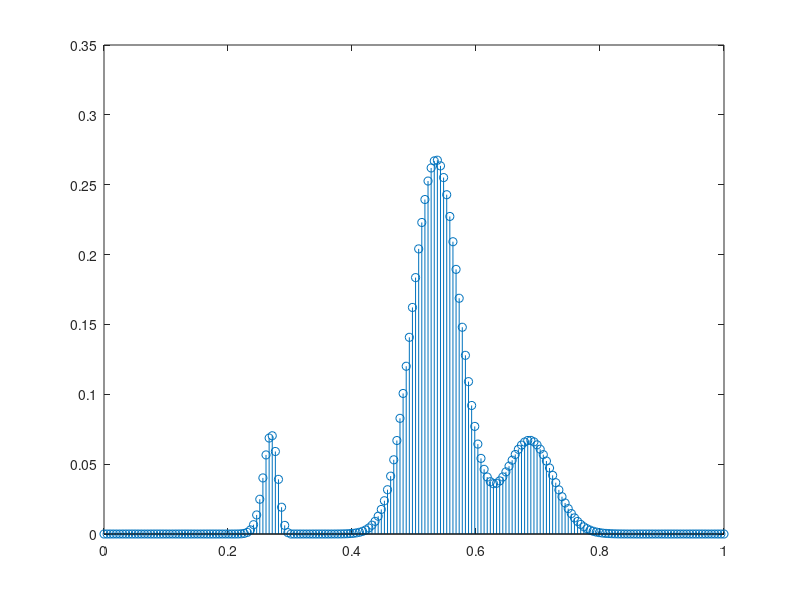
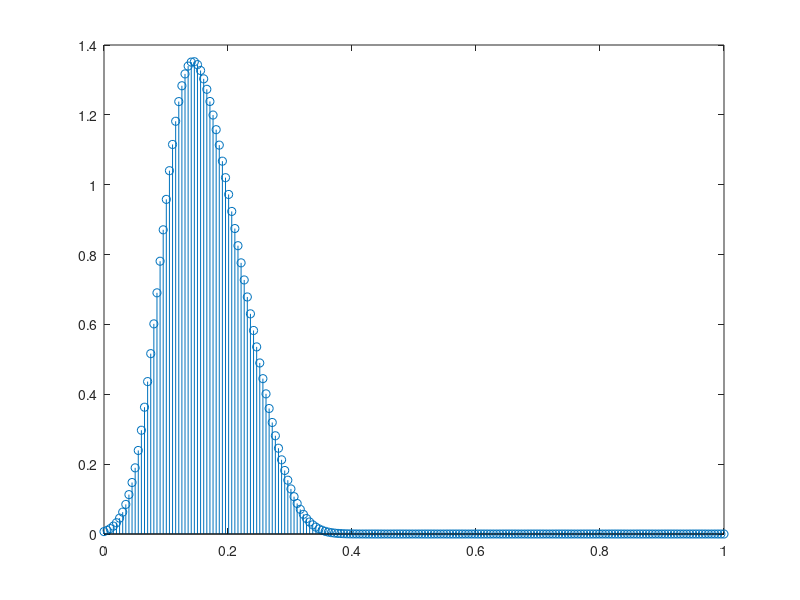

The MATLAB script that drew these images, in order:
%% PUNTO 3
clc 

n = 200;
t = 1;
c = -1.5;

%PUNTO 3
f = @(x) 0.4*exp(-300*(x-0.5).^2) + 0.1*exp(-300*(x-0.65).^2);

U0_X = zeros(n,1);
shiftMatrix = zeros(n,n);
row = 1;
I = eye(n);


%MATRIZ DE U CON T = 0 
for i = 0.0 :0.005: 1
   if i ~= t
    U0_X(row, 1) = f(i);
    row = row + 1; 
   end
end


%MATRIZ DE FORWARD
for i = 1.0: 1.0 :n
   if i ~= n 
    shiftMatrix(i, i+1) = 1;
   end
end

%U = -c*(shiftMatrix*U0_X) + (c+1)*U0_X
%ONE SIDED METHOD
for i = 0.0: 0.005 : t
    U = -c*(shiftMatrix*U0_X) + (c+1)*U0_X;
    U0_X = U;
end

figure
X = linspace(0,1,200);
if (t == 0)
    Y = f(X);
else 
    Y = abs(U);
end
stem(X,Y)


%% PUNTO 5

n = 200;
t = 0.3;
c = 0.5;

%PUNTO 3
f = @(x) 0.4*exp(-300*(x-0.5).^2) + 0.1*exp(-300*(x-0.65).^2);

%PUNTO 6    

% f = @(x) 1 - (x-0.7)/(0.1) %|x-0.7| <= 0.1
% 

U0_X = zeros(n,1);
U0_Xm1 = zeros(n,1);
shiftMatrix = zeros(n,n);
row = 1;
I = eye(n);


%MATRIZ DE U CON T = 0 
for i = 0.0 :0.005: 1
   if i ~= t
    U0_X(row, 1) = f(i);
    row = row + 1; 
   end
end


%MATRIZ DE FORWARD
for i = 1.0: 1.0 :n
   if i ~= n 
    shiftMatrix(i, i+1) = 1;
   end
end

%U = -c*(shiftMatrix*U0_X) + (c+1)*U0_X
% LAX-WENDROFF METHOD
for i = 0.0: 0.005 : t
    U = 1/2*c*(c-1)*(shiftMatrix*U0_X) - (c^2 - 1)*U0_X + 1/2 * c*(c+1) * U0_Xm1; 
    U0_X = U;
    U0_Xm1 = U0_X;
end


% figure
% X = linspace(0,1,200);
% Y = f(X);
% stem(X,Y)

figure
X = linspace(0,1,200);
if (t == 0)
    Y = f(X);
else 
    Y = abs(U);
end
stem(X,Y)

%% PUNTO 6

n = 200;
t = 1;
c = -0.5;

f = @(x) 1 - (x-0.7)/(0.1); %|x-0.7| <= 0.1


U0_X = zeros(n,1);
U0_Xm1 = zeros(n,1);
shiftMatrix = zeros(n,n);
row = 1;
I = eye(n);



%MATRIZ DE U CON T = 0 
for i = 0.0 :0.005: 1
   if i ~= t
    if (abs(i-0.7)<= 0.1)
        U0_X(row, 1) = f(i);
    else
        U0_X(row, 1) = 0
    end   
    row = row + 1; 
   end
end


%MATRIZ DE FORWARD
for i = 1.0: 1.0 :n
   if i ~= n 
    shiftMatrix(i, i+1) = 1;
   end
end


% LAX-WENDROFF METHOD
% for i = 0.0: 0.005 : t
%     U = 1/2*c*(c-1)*(shiftMatrix*U0_X) - (c^2 - 1)*U0_X + 1/2 * c*(c+1) * U0_Xm1; 
%     U0_X = U;
%     U0_Xm1 = U0_X;
% end


%ONE SIDED METHOD
for i = 0.0: 0.005 : t
    U = -c*(shiftMatrix*U0_X) + (c+1)*U0_X;
    U0_X = U;
end


% figure
% X = linspace(0,1,200);
% Y = f(X);
% stem(X,Y)

figure
X = linspace(0,1,200);
% if (t == 0)
%     Y = f(X);
% else 
     Y = abs(U);
% end
stem(X,Y)